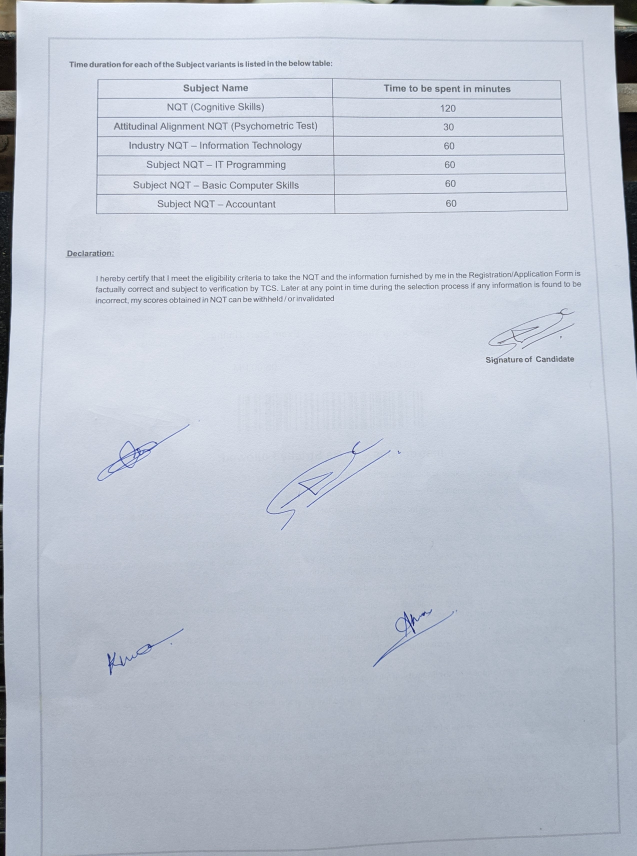
#> input picture inputs/a1.jpg, 2547 x 3423 px (shown at 1/4 size)
$ python main_cli.py
#> lines starting #> are read from the running program, lines starting #| are printed output that depends on the picture; after the words box and inside, x2 and y2 are one past the last pixel; in counts of white or black regions, pixels touching at a corner belong together
#> the answer given: 1
#> the answer given: inputs/a1.jpg
### extraction.py
import cv2, os, crop
import matplotlib.pyplot as plt
from skimage import measure, morphology
from skimage.color import label2rgb
from skimage.measure import regionprops
from datetime import datetime
from tkinter import messagebox

def extract(src_img_path, mode="gui"):
#> called with src_img_path = 'inputs/a1.jpg', mode = 'cli'
    if (mode == "gui"):
        log = ""

    try:
        if (mode == "gui"):
            log += "".join(["\n", str(datetime.now().time()).split(".")[0], " ", "Signature Extraction process started..."])
        else:
            print("".join(["\n", str(datetime.now().time()).split(".")[0], " ", "Signature Extraction process started..."]))

        #Read the input image
        img = cv2.imread(src_img_path, 0)
        rect, img = cv2.threshold(img, 0, 255, cv2.THRESH_BINARY+cv2.THRESH_OTSU)
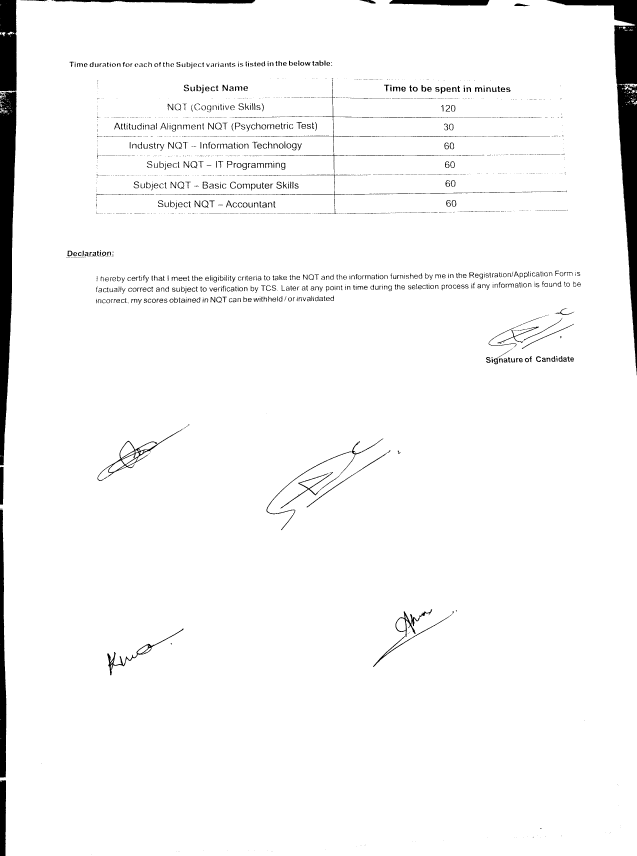
#> img: shape (3423, 2547) (shown at 1/4 size); 96.4% white; 1806 black regions (1077 under 20 px), largest, box (x1, y1, x2, y2) and area: (2187, 0, 2547, 1501) 80070, (0, 366, 66, 1861) 65648, (0, 0, 67, 365) 23453
#> rect = 133

        #Connected component analysis by scikit-learn framework
        blobs = img > img.mean()
        blobs_labels = measure.label(blobs, background=1)
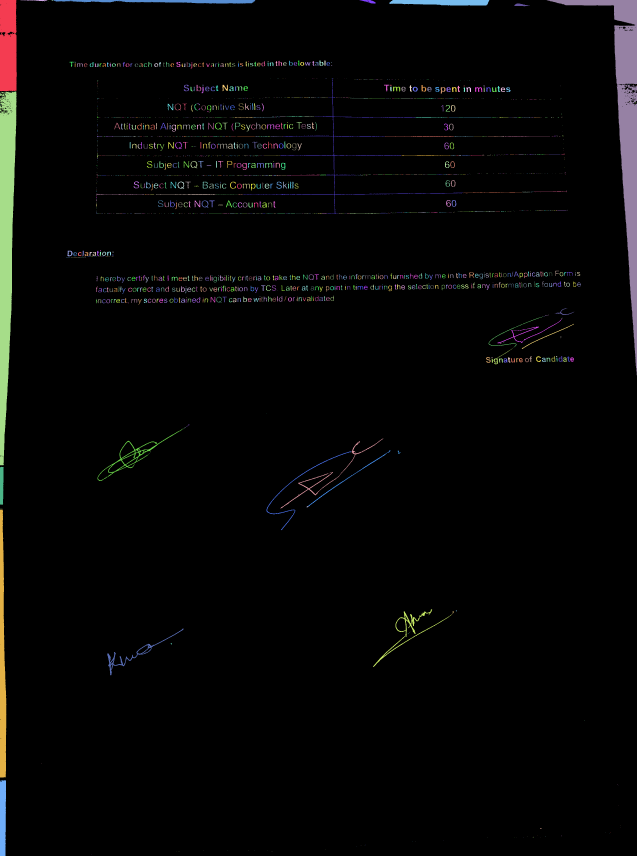
#> blobs_labels: shape (3423, 2547) int32 (shown at 1/4 size); 1807 distinct labels, from 0 to 1806; one colour per label, 0 black
        image_label_overlay = label2rgb(blobs_labels, image=img, bg_label=0)
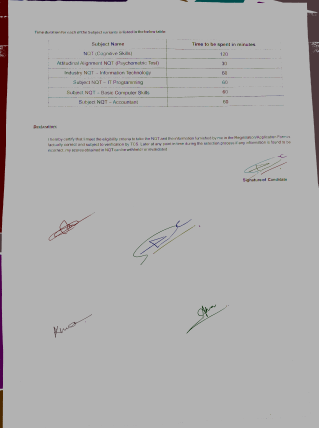
#> image_label_overlay: shape (3423, 2547, 3) float64 (shown at 1/8 size); mean R, G, B 0.684, 0.679, 0.68

        fig, ax = plt.subplots(figsize=(10, 6))

        the_biggest_component, total_area, counter, average = 0, 0, 0, 0.0

        for region in regionprops(blobs_labels):
            if (region.area > 10):
                total_area = total_area + region.area
                counter = counter + 1
            # print region.area # (for debugging)
            # take regions with large enough areas
            if (region.area >= 250):
                if (region.area > the_biggest_component):
                    the_biggest_component = region.area
#> this loop made 1806 passes
#> (total_area, the_biggest_component) on passes 1, 9: (23453, 23453), (119387, 80070)
#> after the loop, counter = 842; the_biggest_component = 80070; total_area = 307108

        average = (total_area/counter)
#> average = 364.7

        #Experimental-based ratio calculation, modify it for cases, a4_constant is used as a threshold value to remove connected pixels are smaller than a4_constant for A4 size scanned documents
        a4_constant = ((average/84.0)*250.0)+100
#> a4_constant = 1185.5

        #Remove the connected pixels are smaller than a4_constant
        b = morphology.remove_small_objects(blobs_labels, a4_constant)
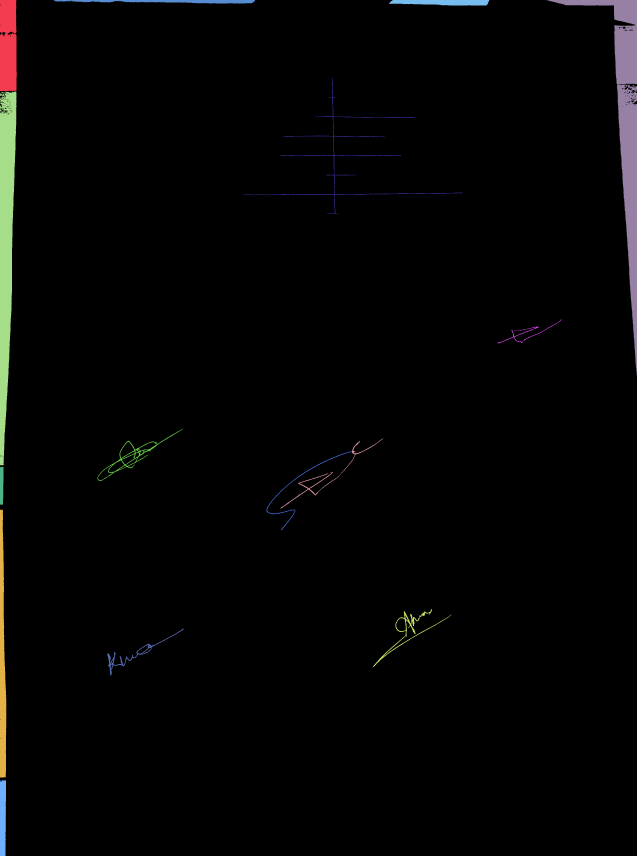
#> b: shape (3423, 2547) int32 (shown at 1/4 size); 16 distinct labels, from 0 to 1767; one colour per label, 0 black

        #Save the the pre-version which is the image is labelled with colors as considering connected components
        plt.imsave('pre_version.png', b)
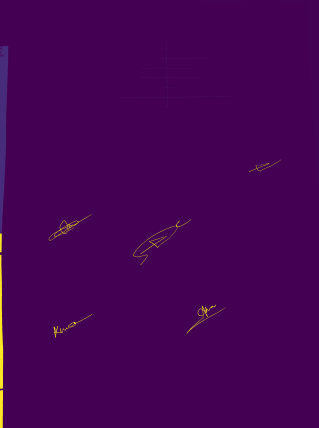
#> saved as pre_version.png: shape (3423, 2547, 3) (shown at 1/8 size); mean R, G, B 68.9, 2.5, 84.1

        #Read the pre-version
        img = cv2.imread('pre_version.png', 0)
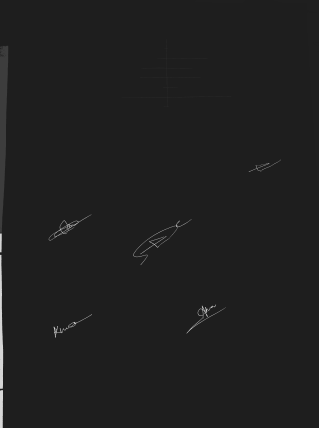
#> img: shape (3423, 2547) (shown at 1/8 size); min 30, max 215, mean 31.2

        #Ensure binary
        img = cv2.threshold(img, 0, 255, cv2.THRESH_BINARY_INV | cv2.THRESH_OTSU)[1]
#> img: shape (3423, 2547); 99.5% white; 9 black regions, largest, box (x1, y1, x2, y2) and area: (0, 2039, 26, 3110) 19785, (0, 3120, 24, 3423) 6922, (390, 1715, 733, 1924) 3780
        os.remove("pre_version.png")

        #Save the the result
        output_filename = "".join([os.path.basename(src_img_path).split(".")[0], "-output.jpg"])
        cv2.imwrite(output_filename, img)

        if (mode == "gui"):
            log += "".join(["\n", str(datetime.now().time()).split(".")[0], " ", "Signature(s) detected on the document image."])
            log += crop.crop(output_filename)
        else:
            print("".join(["\n", str(datetime.now().time()).split(".")[0], " ", "Signature(s) detected on the document image."]))
            crop.crop(output_filename, "cli")

    except Exception as e:
        if (mode == "gui"):
            messagebox.showerror("Error", "".join(["Error: ", str(e)]))
        else:
            print("Error: {}".format(str(e)))

    finally:
        if (mode == "gui"):
            return log

### crop.py
import cv2, os
import opencv_wrapper as cvw
import numpy as np
from tkinter import messagebox
from datetime import datetime

def crop(output_filename, mode="gui"):
#> called with output_filename = 'a1-output.jpg', mode = 'cli'
    if (mode == "gui"):
        log = ""

    try:
        image = cv2.imread(output_filename, 1)
        img = cv2.cvtColor(image,cv2.COLOR_BGR2GRAY)
        cv2.threshold(img,0,255,cv2.THRESH_BINARY+cv2.THRESH_OTSU,img)
        cv2.bitwise_not(img,img)
        rect_kernel = cv2.getStructuringElement(cv2.MORPH_RECT, (30, 5))
        img = cv2.morphologyEx(img, cv2.MORPH_CLOSE, rect_kernel)
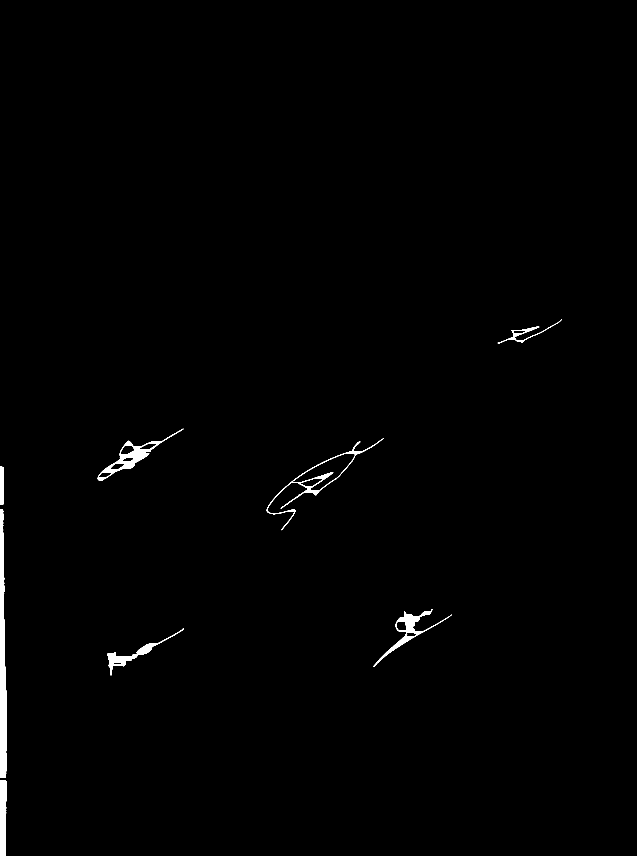
#> img: shape (3423, 2547) (shown at 1/4 size); 0.69% white; 8 white regions
        contours, hier = cv2.findContours(img, cv2.RETR_EXTERNAL,cv2.CHAIN_APPROX_NONE)
#> contours = 8 contours; box (x1, y1, x2, y2) and area: (1067, 1754, 1534, 2121) 19952, (0, 2039, 27, 3110) 19819, (391, 1715, 734, 1924) 12759, (1493, 2437, 1807, 2668) 8672, (0, 3120, 25, 3423) 6934, (430, 2514, 735, 2701) 5777, (1991, 1276, 2248, 1373) 2076, (0, 1867, 16, 2019) 2006

        if (os.path.exists("outputs") == False):
            os.mkdir("outputs")

        output_folder_name = output_filename.split(".")[0]
        if (os.path.exists("outputs/" + output_folder_name) == False):
            os.mkdir("outputs/" + output_folder_name)

        if (mode == "gui"):
            log += "".join(["\n", str(datetime.now().time()).split(".")[0], " ", "Separating detected signature(s)."])
        else:
            print("".join(["\n", str(datetime.now().time()).split(".")[0], " ", "Separating detected signature(s)."]))

        padding = 30
        if len(contours) != 0:
            for c in contours:
                x,y,w,h = cv2.boundingRect(c)
                if(h>20):
                    cv2.rectangle(image,(x - padding,y - padding),(x + w + padding,y + h + padding),(255, 255, 255), 1)
#> this loop made 8 passes
#> (x, y, w, h) on passes 1 to 8: (0, 3120, 25, 303), (430, 2514, 305, 187), (1493, 2437, 314, 231), (0, 2039, 27, 1071), (0, 1867, 16, 152), (1067, 1754, 467, 367), (391, 1715, 343, 209), (1991, 1276, 257, 97)

        gray = cvw.bgr2gray(image)
        thresh = cvw.threshold_otsu(gray, inverse=True)

        # dilation
        img_dilation = cvw.dilate(thresh, 20)

        # Find contours
        contours = cvw.find_external_contours(img_dilation)
        # Map contours to bounding rectangles, using bounding_rect property
        rects = map(lambda c: c.bounding_rect, contours)
        # Sort rects by top-left x (rect.x == rect.tl.x)
        sorted_rects = sorted(rects, key=lambda r: r.x)

        # Distance threshold
        dt = 5

        # List of final, joined rectangles
        final_rects = [sorted_rects[0]]

        for rect in sorted_rects[1:]:
            prev_rect = final_rects[-1]

            # Shift rectangle `dt` back, to find out if they overlap
            shifted_rect = cvw.Rect(rect.tl.x - dt, rect.tl.y, rect.width, rect.height)
            intersection = cvw.rect_intersection(prev_rect, shifted_rect)
            if intersection is not None:
                # Join the two rectangles
                min_y = min((prev_rect.tl.y, rect.tl.y))
                max_y = max((prev_rect.bl.y, rect.bl.y))
                max_x = max((prev_rect.br.x, rect.br.x))
                width = max_x - prev_rect.tl.x
                height = max_y - min_y
                new_rect = cvw.Rect(prev_rect.tl.x, min_y, width, height)
                # Add new rectangle to final list, making it the new prev_rect
                # in the next iteration
                final_rects[-1] = new_rect
            else:
                # If no intersection, add the box
                final_rects.append(rect)

        counter, padding = 1, 20
        for rect in final_rects:
            rect.x = int(rect.x - (padding/2))
            rect.y = int(rect.y - (padding/2))
            rect.width = rect.width + padding
            rect.height = rect.height + padding
            if (rect.width >= 100 and rect.height >= 100):
                ROI = image[(rect.y):(rect.y + rect.height), (rect.x):(rect.x + rect.width)].copy()
                cv2.imwrite("".join(["outputs/", output_folder_name, "/output-", str(counter), ".jpg"]), ROI)
                counter += 1

        os.remove(output_filename)

        if (mode == "gui"):
            log += "".join(["\n", str(datetime.now().time()).split(".")[0], " ", "Signature Extraction process completed.", "\n", str(datetime.now().time()).split(".")[0], " ", "Extracted signature(s) is/are stored in 'outputs/", output_folder_name, "' folder."])
            messagebox.showinfo("Success", "".join(["Extracted signature(s) is/are stored in 'outputs/", output_folder_name, "' folder."]))
        else:
            print("".join(["\n", str(datetime.now().time()).split(".")[0], " ", "Signature Extraction process completed.", "\n", str(datetime.now().time()).split(".")[0], " ", "Extracted signature(s) is/are stored in 'outputs/", output_folder_name, "' folder.", "\nSUCCESS: Extracted signature(s) is/are stored in 'outputs/", output_folder_name, "' folder."]))

    except Exception as e:
        if (mode == "gui"):
            messagebox.showerror("Error", "".join(["Error: ", str(e)]))
        else:
            print("Error: {}".format(str(e)))

    finally:
        if (mode == "gui"):
            return log

### main_cli.py
import extraction, crop, compare

print("\nSelect an option:\n1. Signature Extraction only.\n2. Signature Comparison only.\n3. Both Signature Extraction and Comparison.\n4. Exit")

option = int(input("\nEnter an option (1 - 4): "))

if (option in (1, 2, 3, 4)):
    if (option == 1):
        src_img_path = input("\nEnter the name or path of the source image file: ")
        extraction.extract(src_img_path, "cli")
#> (the call stopped at in crop, `gray = cvw.bgr2gray(image)`: opencv_wrapper is not available in this run)
    elif (option == 2):
        src_img_path = input("\nEnter the name or path of the source image file: ")
        ref_img_path = input("\nEnter the name or path of the reference image file: ")
        compare.compare(src_img_path, ref_img_path, "cli")
    elif (option == 3):
        print("\nSignature Extraction:")
        src_img_path = input("\nEnter the name or path of the source image file: ")
        extraction.extract(src_img_path, "cli")

        print("\nSignature Comparison:")
        src_img_path = input("\nEnter the name or path of the source image file: ")
        ref_img_path = input("\nEnter the name or path of the reference image file: ")
        compare.compare(src_img_path, ref_img_path, "cli")
else:
    print("\nEnter a valid option.")
